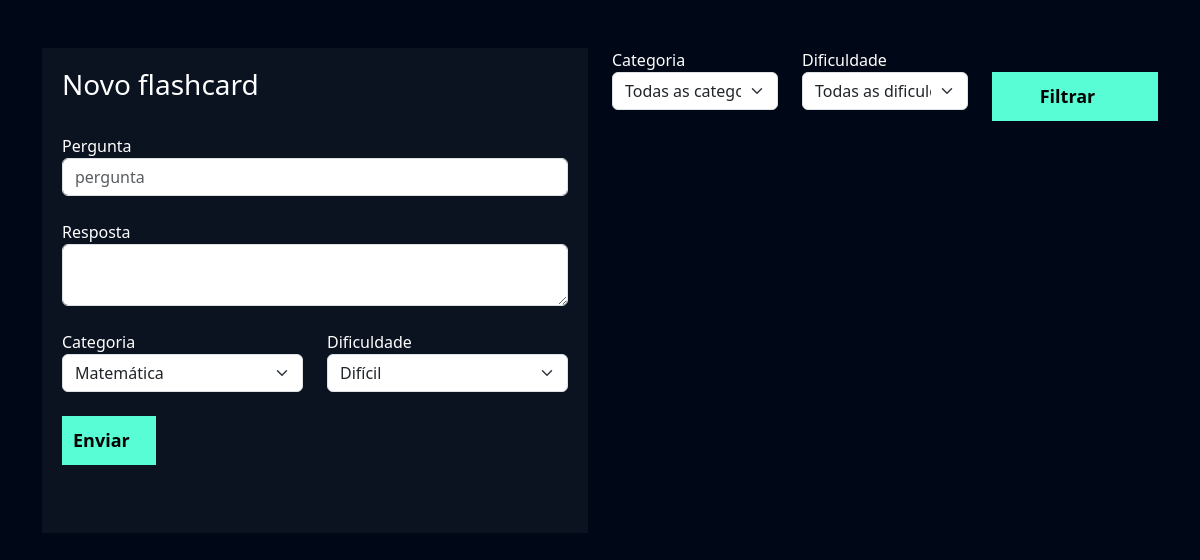
Before: /flashcard/novo_flashcard/ (signed in) with the older database file.
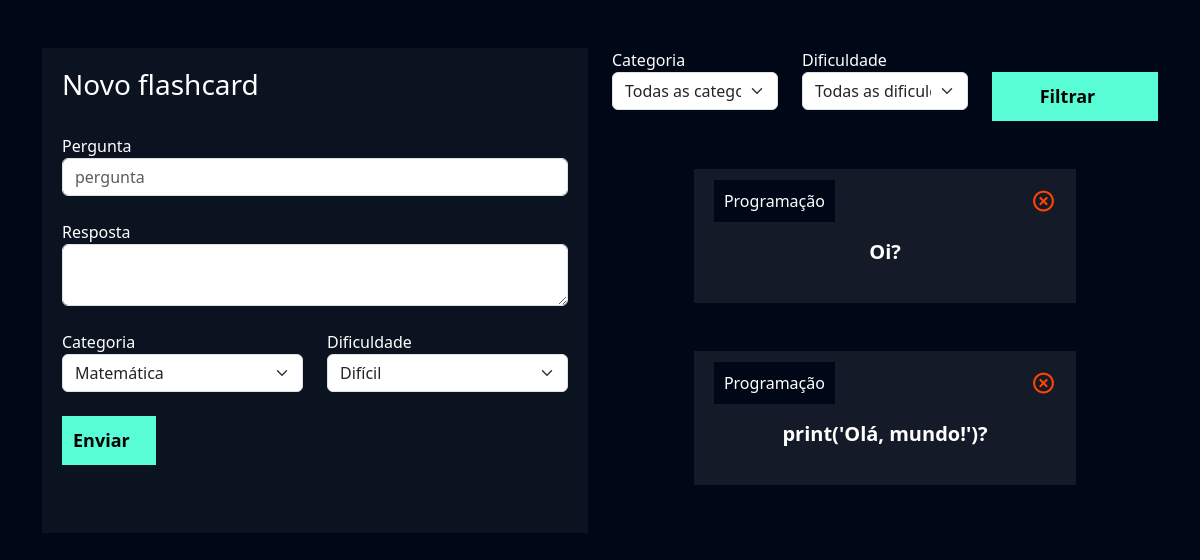
After: the same page with the newer database file.
### flashcard/models.py (models this page shows, shortened)
class Flashcard(models.Model):
    DIFICULDADE_CHOICES = (('D', 'Difícil'), ('M', 'Médio'), ('F', 'Fácil'))
    user = models.ForeignKey(User, on_delete=models.DO_NOTHING)
    pergunta = models.CharField(max_length=100)
    resposta = models.TextField()
    categoria = models.ForeignKey(Categoria, on_delete=models.DO_NOTHING)
    dificuldade = models.CharField(max_length=1, choices=DIFICULDADE_CHOICES)

class Categoria(models.Model):
    nome = models.CharField(max_length=20)
    def __str__(self):
        return self.nome

### flashcard/views.py (the view, shortened to what this page needs)
# urls.py: path('novo_flashcard/', views.novo_flashcard, name='novo_flashcard'),
def novo_flashcard(request):
    if not request.user.is_authenticated:
        return redirect('/usuarios/logar')
    if request.method == 'GET':
        categorias = Categoria.objects.all()
        dificuldades = Flashcard.DIFICULDADE_CHOICES
        flashcards = Flashcard.objects.filter(user=request.user)
        categoria_filtrar = request.GET.get('categoria')
        dificuldade_filtrar = request.GET.get('dificuldade')
        if categoria_filtrar:
            flashcards = flashcards.filter(categoria__id=categoria_filtrar)
        if dificuldade_filtrar:
            flashcards = flashcards.filter(dificuldade=dificuldade_filtrar)
        return render(request, 'novo_flashcard.html', {'categorias': categorias, 'dificuldades': dificuldades, 'flashcards': flashcards})

### flashcard/templates/novo_flashcard.html (shortened to what this page needs)
{% extends "base.html" %} {% load static %} {% block 'cabecalho' %}
<link href="{% static 'usuarios/css/cadastro.css' %}" rel="stylesheet" />
<link href="{% static 'flashcard/css/novo_flashcard.css' %}" rel="stylesheet" />
<link
  href="https://unpkg.com/boxicons@2.1.4/css/boxicons.min.css"
  rel="stylesheet"
/>
{% endblock 'cabecalho' %} {% block 'conteudo' %}
<div class="container">
  <br />
  <br />
  <div class="row">
    <div class="col-md">
      <div class="box-form">
        <form action="{% url 'novo_flashcard' %}" method="POST">
          <h3>Novo flashcard</h3>
          <br />
          <label>Pergunta</label>
          <input
            type="text"
            class="form-control"
            placeholder="pergunta"
            name="pergunta"
          />
          <br />
          <label>Resposta</label>
          <textarea class="form-control" name="resposta"></textarea>
          <br />
          <div class="row">
            <div class="col-md">
              <label for="">Categoria</label>
              <select class="form-select" name="categoria">
                {% for categoria in categorias %}
                <option value="{{categoria.id}}">{{categoria}}</option>
                {% endfor %}
              </select>
            </div>
            <div class="col-md">
              <label for="">Dificuldade</label>
              <select class="form-select" name="dificuldade">
                {% for dificuldade in dificuldades %}
                <option value="{{dificuldade.0}}">{{dificuldade.1}}</option>
                {% endfor %}
              </select>
            </div>
          </div>
          <br />
          <input type="submit" value="Enviar" class="btn-cadastro" />
          <br />
          <br />
          <br />
        </form>
      </div>
    </div>
    <div class="col-md">
      <form action="{% url 'novo_flashcard' %}" method="GET">
        <div class="row">
          <div class="col-md">
            <label for="">Categoria</label>
            <select name="categoria" id="" class="form-select">
              <option value="">Todas as categorias</option>
            </select>
          </div>
          <div class="col-md">
            <label for="">Dificuldade</label>
            <select name="dificuldade" id="" class="form-select">
              <option value="">Todas as dificuldades</option>
            </select>
          </div>
          <div class="col-md">
            <br />
            <input
              type="submit"
              style="width: 100%"
              value="Filtrar"
              class="btn-cadastro"
            />
          </div>
        </div>
      </form>
      <br />
      <br />
      {% for flash in flashcards %}
      <div class="box-new-flashcard" onclick="flip_card({{flash.id}})">
        <div class="flashcard">
          <div class="flashcard-categoria">{{flash.categoria}}</div>
          <a href="{% url 'deletar_flashcard' flash.id %}"
            ><i class="icone-exit bx bx-x-circle"></i
          ></a>
          <br />
          <br />
          <div class="flashcard-box-item">
            <p class="flashcard-item">{{flash.pergunta}}</p>
          </div>
        </div>
      </div>
      <br />
      <br />
      {% endfor %}
    </div>
  </div>
</div>
{% endblock 'conteudo' %}

Changed rows visible on the page:
added Flashcard: categoria "Programação", pergunta "Oi?"
added Flashcard: categoria "Programação", pergunta "print('Olá, mundo!')?"
